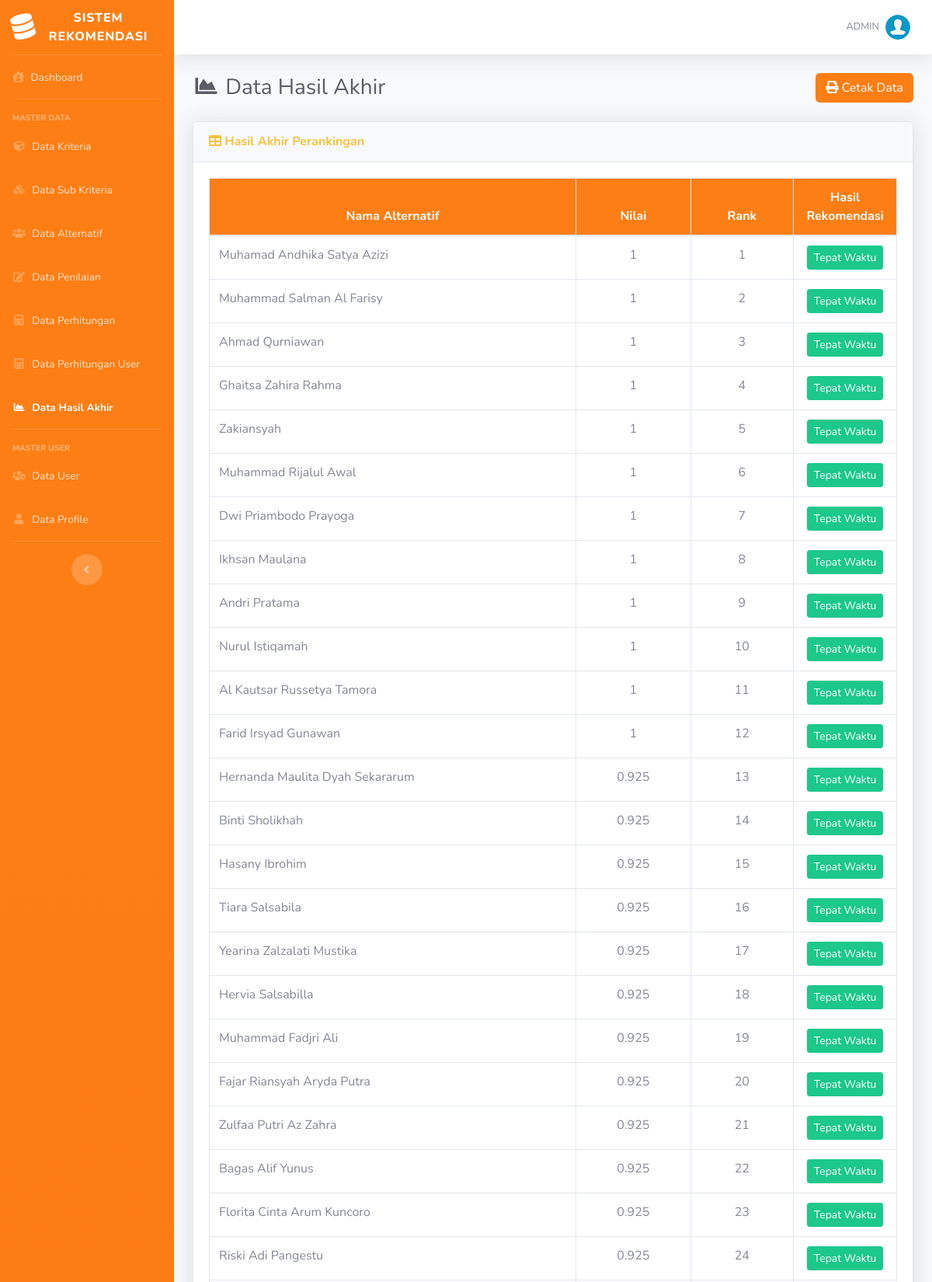
Page /hasil.php (signed in, upper part) on the committed database.
### tables this page shows
CREATE TABLE `hasil` (
  `id_hasil` int(11) NOT NULL,
  `id_alternatif` int(11) NOT NULL,
  `nilai` float NOT NULL
);

CREATE TABLE `alternatif` (
  `id_alternatif` int(11) NOT NULL,
  `nama` varchar(100) NOT NULL,
  `id_user` int(11) NOT NULL
);

### includes/functions.php (called while the page is built, shortened)
<?php
function get_role() {
    if (isset($_SESSION['user_id']) && isset($_SESSION['role'])) {
        if ($_SESSION['role'] == '1') {
            return 'admin';
        } else {
            return 'user';
        }
    } else {
        return false;
    }
}

### hasil.php (the view, shortened to what this page needs)
<?php
require_once('includes/init.php');
$user_role = get_role();
if ($user_role == 'admin' || $user_role == 'user') {
	require_once('template/header.php');
?>
	<div class="d-sm-flex align-items-center justify-content-between mb-4">
		<h1 class="h3 mb-0 text-gray-800"><i class="fas fa-fw fa-chart-area"></i> Data Hasil Akhir</h1>
		<a href="cetak.php" target="_blank" class="btn btn-orange"> <i class="fa fa-print"></i> Cetak Data </a>
	</div>
	<div class="card shadow mb-4">
		<div class="card-header py-3">
			<h6 class="m-0 font-weight-bold text-warning"><i class="fa fa-table"></i> Hasil Akhir Perankingan</h6>
		</div>
		<div class="card-body">
			<div class="table-responsive">
				<table class="table table-bordered" width="100%" cellspacing="0">
					<thead class="bg-orange text-white">
						<tr align="center">
							<th>Nama Alternatif</th>
							<th>Nilai</th>
							<th width="15%">Rank</th>
							<th width="15%">Hasil Rekomendasi</th>
					</thead>
					<tbody>
						<?php
						$no = 0;
						$query = mysqli_query($koneksi, "SELECT * FROM hasil JOIN alternatif ON hasil.id_alternatif=alternatif.id_alternatif ORDER BY hasil.nilai DESC");
						while ($data = mysqli_fetch_array($query)) {
							$no++;
							$hasil_rekomendasi = $data['nilai'] > 0.5 ? 'Tepat Waktu' : 'Tidak Tepat Waktu';
							$button_class = $data['nilai'] > 0.5 ? 'btn-success' : 'btn-danger';
						?>
							<tr align="center">
								<td align="left"><?= $data['nama'] ?></td>
								<td><?= $data['nilai'] ?></td>
								<td><?= $no; ?></td>
								<td><button class="btn <?= $button_class ?> btn-sm"> <?= $hasil_rekomendasi ?> </button></td>
							</tr>
						<?php
						}
						?>
					</tbody>
				</table>
			</div>
		</div>
	</div>
<?php
	require_once('template/footer.php');
} else {
	header('Location: login.php');
}
?>

### assets/css/style.css (style rules this page uses)
.bg-orange { background-color: #fd7e14 !important; }
.btn-orange { color: #fff; background-color: #fd7e14; border-color: #fd7e14; }

### rows in the picture
hasil: id_alternatif.nama "Muhamad Andhika Satya Azizi", nilai "1", nilai "Tepat Waktu"
hasil: id_alternatif.nama "Muhammad Salman Al Farisy", nilai "1", nilai "Tepat Waktu"
hasil: id_alternatif.nama "Ahmad Qurniawan", nilai "1", nilai "Tepat Waktu"
hasil: id_alternatif.nama "Ghaitsa Zahira Rahma", nilai "1", nilai "Tepat Waktu"
hasil: id_alternatif.nama "Zakiansyah", nilai "1", nilai "Tepat Waktu"
hasil: id_alternatif.nama "Muhammad Rijalul Awal", nilai "1", nilai "Tepat Waktu"
hasil: id_alternatif.nama "Dwi Priambodo Prayoga", nilai "1", nilai "Tepat Waktu"
hasil: id_alternatif.nama "Ikhsan Maulana", nilai "1", nilai "Tepat Waktu"
hasil: id_alternatif.nama "Andri Pratama", nilai "1", nilai "Tepat Waktu"
hasil: id_alternatif.nama "Nurul Istiqamah", nilai "1", nilai "Tepat Waktu"
hasil: id_alternatif.nama "Al Kautsar Russetya Tamora", nilai "1", nilai "Tepat Waktu"
hasil: id_alternatif.nama "Farid Irsyad Gunawan", nilai "1", nilai "Tepat Waktu"
hasil: id_alternatif.nama "Hernanda Maulita Dyah Sekararum", nilai "0.925", nilai "Tepat Waktu"
hasil: id_alternatif.nama "Binti Sholikhah", nilai "0.925", nilai "Tepat Waktu"
hasil: id_alternatif.nama "Hasany Ibrohim", nilai "0.925", nilai "Tepat Waktu"
hasil: id_alternatif.nama "Tiara Salsabila", nilai "0.925", nilai "Tepat Waktu"
hasil: id_alternatif.nama "Yearina Zalzalati Mustika", nilai "0.925", nilai "Tepat Waktu"
hasil: id_alternatif.nama "Hervia Salsabilla", nilai "0.925", nilai "Tepat Waktu"
hasil: id_alternatif.nama "Muhammad Fadjri Ali", nilai "0.925", nilai "Tepat Waktu"
hasil: id_alternatif.nama "Fajar Riansyah Aryda Putra", nilai "0.925", nilai "Tepat Waktu"
hasil: id_alternatif.nama "Zulfaa Putri Az Zahra", nilai "0.925", nilai "Tepat Waktu"
hasil: id_alternatif.nama "Bagas Alif Yunus", nilai "0.925", nilai "Tepat Waktu"
hasil: id_alternatif.nama "Florita Cinta Arum Kuncoro", nilai "0.925", nilai "Tepat Waktu"
hasil: id_alternatif.nama "Riski Adi Pangestu", nilai "0.925", nilai "Tepat Waktu"

### other values in the picture
$_SESSION['username'] "ADMIN"
